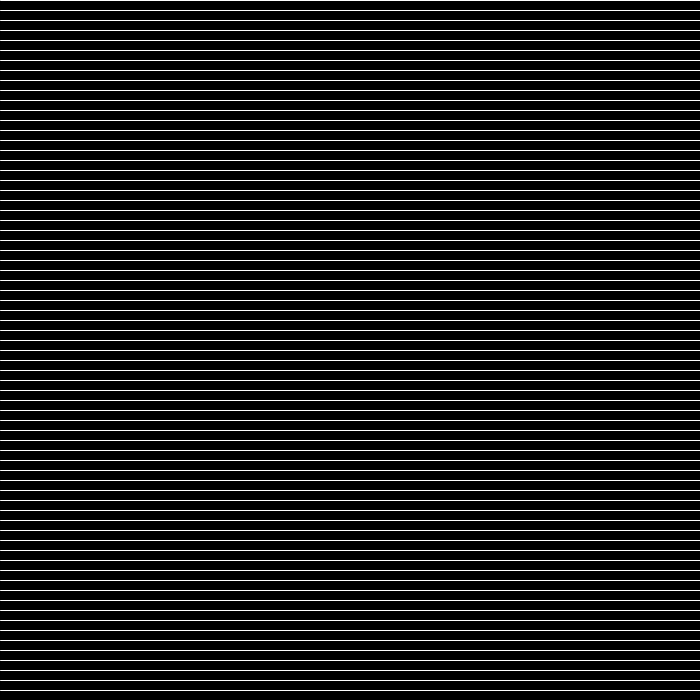
Frame 1 (no input)
Frame 60 (the mouse pressed at the canvas centre just before this capture): identical to frame 1, image omitted
Frame 120 (the mouse held since frame 60 and released just before this capture): identical to frame 1, image omitted

The Processing sketch that drew this single still picture (run headless with seeded random() and noise(); from frame 60 on, the mouse is pressed at the canvas centre):

// Processing sketch: Exercise_6_5
// ── Exercise_6_5.pde
int endY; //Global variable.

void setup() {
  size(700,700);
  frameRate(5); //Framerate adjusted to see the effect.
  endY = 0;
}

void draw() {
  background(0);
  for (int y = 0; y < height; y += 10) {
    stroke(255);
    line(0,y,width,y);
  }
  endY += 10; //Increment each line.
}
  
